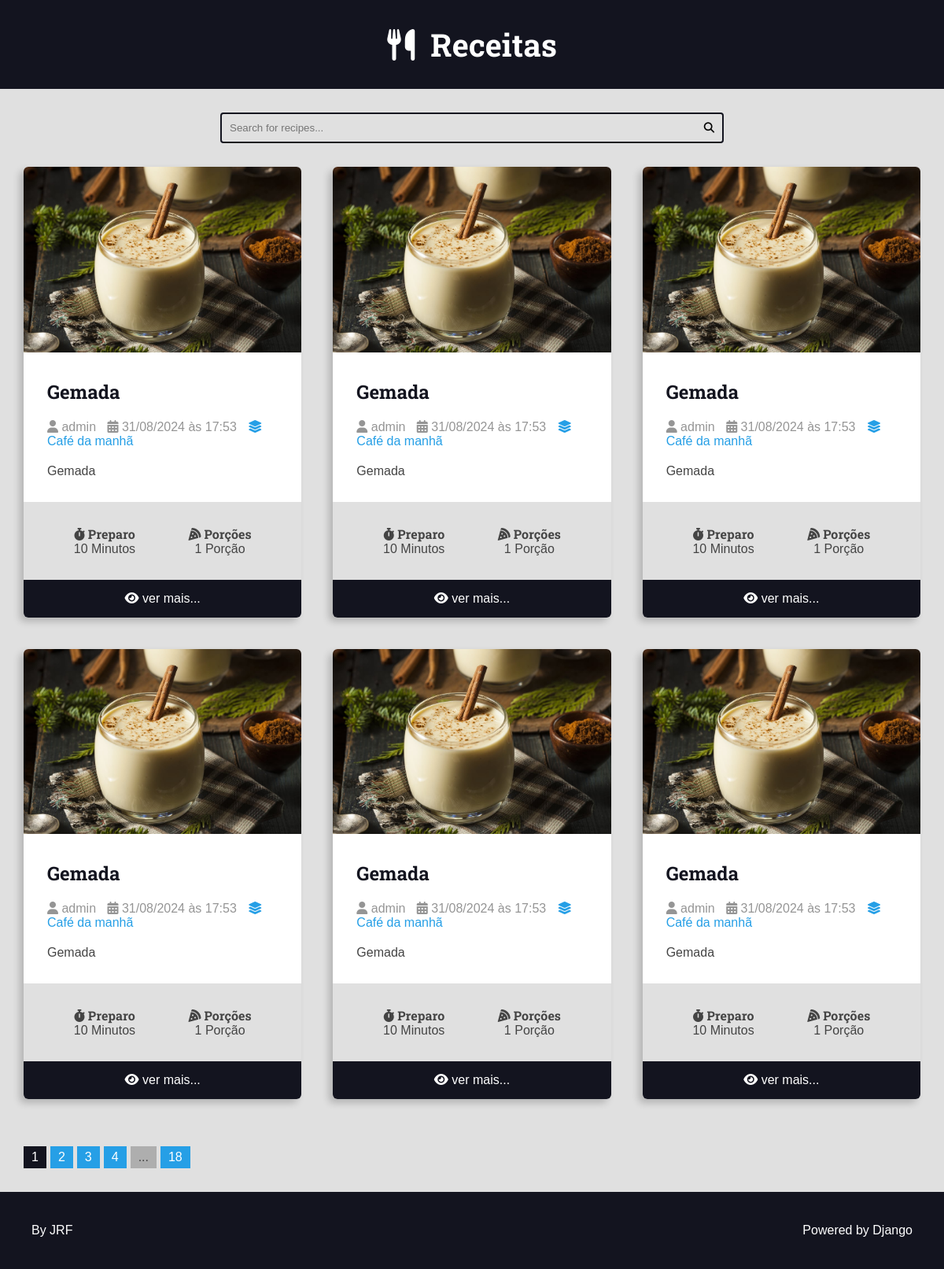
Before: /recipes/category/1/ with the older database file.
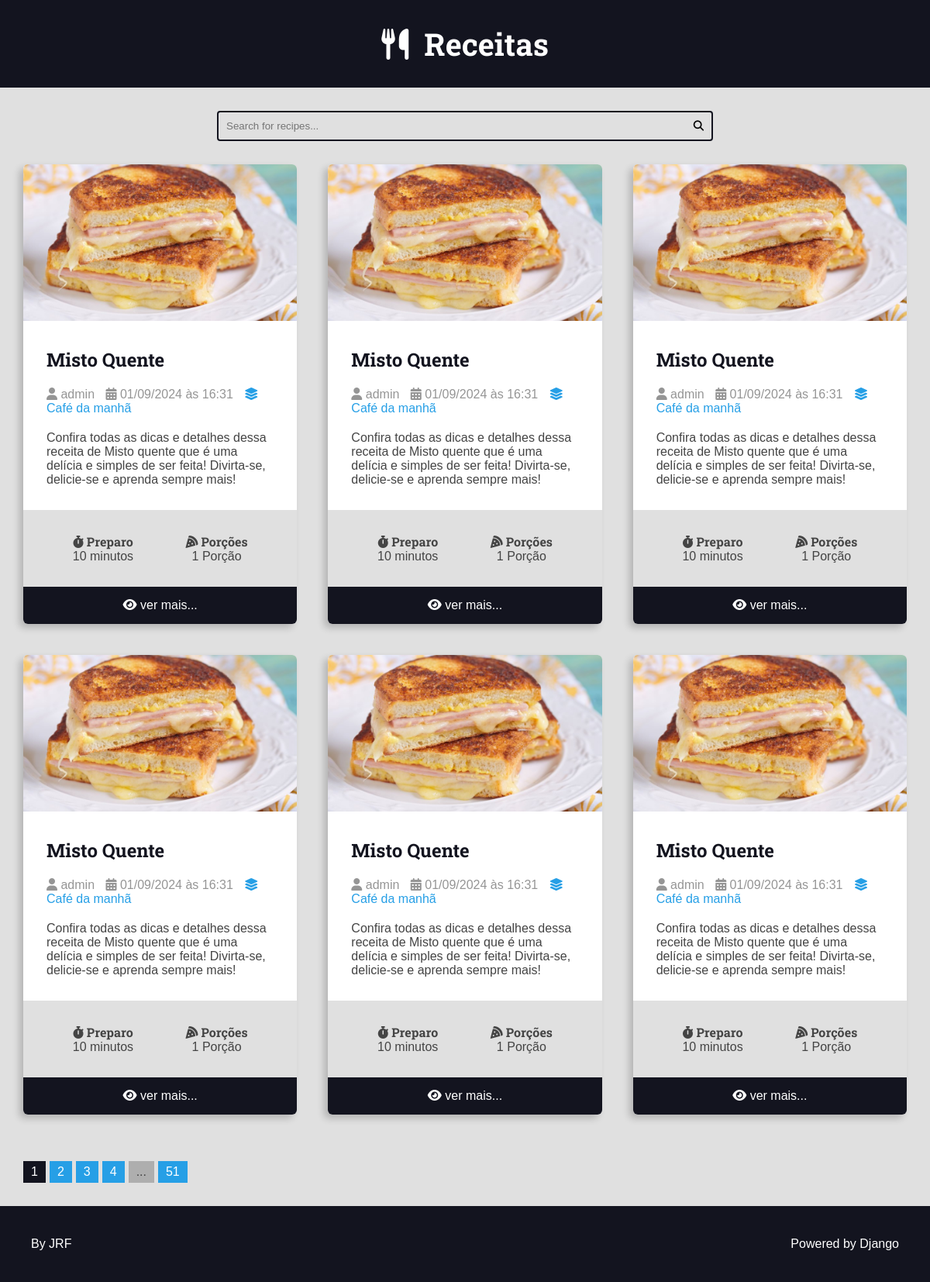
After: the same page with the newer database file.
### recipes/models.py (models this page shows, shortened)
class Recipe(models.Model):
    title = models.CharField(max_length=65)
    description = models.CharField(max_length=165)
    slug = models.SlugField(unique=True)
    preparation_time = models.IntegerField()
    preparation_time_unit = models.CharField(max_length=35)
    servings = models.IntegerField()
    servings_unit = models.CharField(max_length=35)
    preparation_steps = models.TextField(max_length=255)
    preparation_steps_is_html = models.BooleanField(default=False)
    created_at = models.DateTimeField(auto_now_add=True)
    updated_at = models.DateTimeField(auto_now=True)
    is_published = models.BooleanField(default=False)
    cover = models.ImageField(
        upload_to='recipes/covers/%Y/%m/%d/', blank=True, default=''
    )
    category = models.ForeignKey(
        Category,
        on_delete=models.SET_NULL,
        null=True,
        blank=True,
        default=None,
    )
    author = models.ForeignKey(User, on_delete=models.SET_NULL, null=True)

class Category(models.Model):
    name = models.CharField(max_length=35)

### recipes/views.py (the view)
def category(request, category_id):
    recipes = get_list_or_404(
        Recipe.objects.filter(
            category__id=category_id, is_published=True
        ).order_by('-id')
    )
    page_obj, pagination_range = pagination(request, recipes, PER_PAGE)
    return render(
        request,
        'recipes/pages/category.html',
        context={
            'recipes': page_obj,
            'pagination_range': pagination_range,
            'title': f'Categoria - {recipes[0].category.name} |',
        },
    )

### resources/utils/pagination.py (called while the page is built)
def set_pagination_range(page_range, view_pages, current_page):
    middle_range = math.ceil(view_pages / 2)
    start_range = current_page - middle_range
    stop_range = current_page + middle_range
    total_pages = len(page_range)
    offset_range = abs(start_range) if start_range < 0 else 0
    if start_range < 0:
        start_range = 0
        stop_range += offset_range
    if stop_range >= total_pages:
        start_range -= abs(total_pages - stop_range)
    pagination = page_range[start_range:stop_range]
    return {
        'pagination': pagination,
        'page_range': page_range,
        'view_pages': view_pages,
        'current_page': current_page,
        'total_pages': total_pages,
        'start_range': start_range,
        'stop_range': stop_range,
        'has_previous': current_page > middle_range,
        'has_next': stop_range < total_pages,
    }

### recipes/templates/recipes/pages/category.html (shortened to what this page needs)
{% extends "global/base.html" %}
{% block content %}
<div class="main-content main-content-list container">
  {% for recipe in recipes %}
    {% include "recipes/partials/recipe.html" %}
  {% endfor %}
</div>
{% endblock content %}

### recipes/templates/recipes/partials/recipe.html (shortened to what this page needs)
<div class="recipe recipe-list-item">
  {% if recipe.cover %}
    <div class="recipe-cover">
      <a href={% url "recipes:recipe" recipe.id %}>
        <img src={{ recipe.cover.url }} alt="Recipe Cover Image">
    </div>
  {% endif %}
  <div class="recipe-title-container">
    <h2 class="recipe-title">
      <a href={% url "recipes:recipe" recipe.id %}>
        {{ recipe.title }}
    </h2>
  </div>
  <div class="recipe-author">
    <span class="recipe-author-item">
      <i class="fas fa-user"></i>
      {% if recipe.author.first_name %}
        {{ recipe.author.first_name }} {{ recipe.author.last_name }}
      {% else %}
        {{ recipe.author.username }}
      {% endif %}
    </span>
    <span class="recipe-author-item">
      <i class="fas fa-calendar-alt"></i>
      {{ recipe.created_at|date:"d/m/Y" }} às {{ recipe.created_at|date:"H:i" }}
    </span>
    {% if recipe.category is not None %}
    <span class="recipe-author-item">
      <a href={% url "recipes:category" recipe.category.id %}>
        <i class="fas fa-layer-group"></i>
        <span>{{ recipe.category.name }}</span>
    </span>
    {% endif %}
  </div>
  <div class="recipe-content">
    <p>{{ recipe.description }}</p>
  </div>
  <div class="recipe-meta-container">
    <div class="recipe-meta recipe-preparation">
      <h3 class="recipe-meta-title"><i class="fas fa-stopwatch"></i> Preparo</h3>
      <div class="recipe-meta-text">
        {{ recipe.preparation_time }} {{ recipe.preparation_time_unit }}
      </div>
    </div>
    <div class="recipe-meta recipe-servings">
      <h3 class="recipe-meta-title"><i class="fas fa-pizza-slice"></i> Porções</h3>
      <div class="recipe-meta-text">
        {{ recipe.servings }} {{ recipe.servings_unit }}
      </div>
    </div>
  </div>
  {% if is_detail_page is not True %}
    <footer class="recipe-footer">
      <a class="recipe-read-more button button-dark button-full-width" href="{% url "recipes:recipe" recipe.id %}">
        <i class="fas fa-eye"></i>
        <span>ver mais...</span>
      </a>
    </footer>
  {% endif %}
</div>

Changed rows visible on the page:
no longer on this page (row unchanged): Recipe: cover (picture), title "Gemada", author.username "admin", created_at "31/08/2024", created_at "17:53", category.name "Café da manhã", description "Gemada", preparation_time "10", preparation_time_unit "Minutos", servings "1", servings_unit "Porção"
no longer on this page (row unchanged): Recipe: cover (picture), title "Gemada", author.username "admin", created_at "31/08/2024", created_at "17:53", category.name "Café da manhã", description "Gemada", preparation_time "10", preparation_time_unit "Minutos", servings "1", servings_unit "Porção"
no longer on this page (row unchanged): Recipe: cover (picture), title "Gemada", author.username "admin", created_at "31/08/2024", created_at "17:53", category.name "Café da manhã", description "Gemada", preparation_time "10", preparation_time_unit "Minutos", servings "1", servings_unit "Porção"
no longer on this page (row unchanged): Recipe: cover (picture), title "Gemada", author.username "admin", created_at "31/08/2024", created_at "17:53", category.name "Café da manhã", description "Gemada", preparation_time "10", preparation_time_unit "Minutos", servings "1", servings_unit "Porção"
no longer on this page (row unchanged): Recipe: cover (picture), title "Gemada", author.username "admin", created_at "31/08/2024", created_at "17:53", category.name "Café da manhã", description "Gemada", preparation_time "10", preparation_time_unit "Minutos", servings "1", servings_unit "Porção"
no longer on this page (row unchanged): Recipe: cover (picture), title "Gemada", author.username "admin", created_at "31/08/2024", created_at "17:53", category.name "Café da manhã", description "Gemada", preparation_time "10", preparation_time_unit "Minutos", servings "1", servings_unit "Porção"
added Recipe: cover (picture), title "Misto Quente", author.username "admin", created_at "01/09/2024", created_at "16:31", category.name "Café da manhã", description "Confira todas as dicas e detalhes dessa receita de Misto quente que é uma delícia e simples de ser feita! Divirta-se, delicie-se e aprenda sempre mais!", preparation_time "10", preparation_time_unit "minutos", servings "1", servings_unit "Porção"
added Recipe: cover (picture), title "Misto Quente", author.username "admin", created_at "01/09/2024", created_at "16:31", category.name "Café da manhã", description "Confira todas as dicas e detalhes dessa receita de Misto quente que é uma delícia e simples de ser feita! Divirta-se, delicie-se e aprenda sempre mais!", preparation_time "10", preparation_time_unit "minutos", servings "1", servings_unit "Porção"
added Recipe: cover (picture), title "Misto Quente", author.username "admin", created_at "01/09/2024", created_at "16:31", category.name "Café da manhã", description "Confira todas as dicas e detalhes dessa receita de Misto quente que é uma delícia e simples de ser feita! Divirta-se, delicie-se e aprenda sempre mais!", preparation_time "10", preparation_time_unit "minutos", servings "1", servings_unit "Porção"
added Recipe: cover (picture), title "Misto Quente", author.username "admin", created_at "01/09/2024", created_at "16:31", category.name "Café da manhã", description "Confira todas as dicas e detalhes dessa receita de Misto quente que é uma delícia e simples de ser feita! Divirta-se, delicie-se e aprenda sempre mais!", preparation_time "10", preparation_time_unit "minutos", servings "1", servings_unit "Porção"
added Recipe: cover (picture), title "Misto Quente", author.username "admin", created_at "01/09/2024", created_at "16:31", category.name "Café da manhã", description "Confira todas as dicas e detalhes dessa receita de Misto quente que é uma delícia e simples de ser feita! Divirta-se, delicie-se e aprenda sempre mais!", preparation_time "10", preparation_time_unit "minutos", servings "1", servings_unit "Porção"
added Recipe: cover (picture), title "Misto Quente", author.username "admin", created_at "01/09/2024", created_at "16:31", category.name "Café da manhã", description "Confira todas as dicas e detalhes dessa receita de Misto quente que é uma delícia e simples de ser feita! Divirta-se, delicie-se e aprenda sempre mais!", preparation_time "10", preparation_time_unit "minutos", servings "1", servings_unit "Porção"
Other visible differences:
{{ pagination_range.total_pages }}: "18" → "51"
